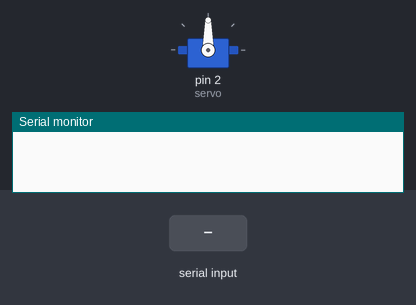
A sketch run on a simulated Arduino Uno, built with avr-gcc and run on an emulated ATmega328P. Parts: servo, the last lines printed to the serial monitor. The test bench sets the inputs (shaded band).

Above: at 1.2 s.
1.3 s: "1\n" received over Serial
At 1.45 s:
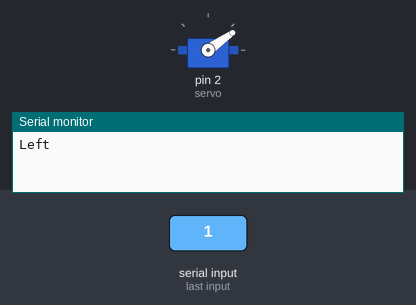
3.1 s: "2\n" received over Serial
At 3.25 s:
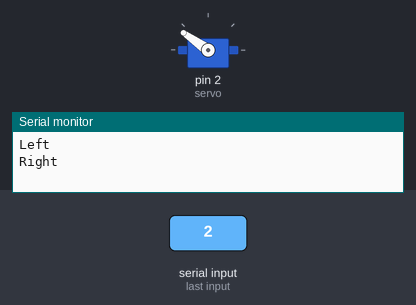
Timing chart, 0 to 6.1 s (numbered marks = the images above; inputs shaded):
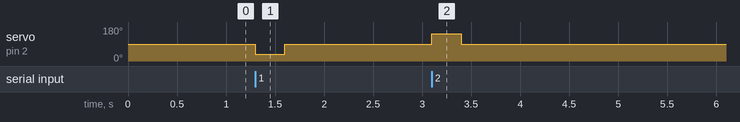

Measured:
- after the input at 1.3 s, servo on pin 2 (servo): 90° → 35° at once, → 90° 0.30 s later
- after the input at 3.1 s, servo on pin 2 (servo): 90° → 145° at once, → 90° 0.30 s later

The sketch:

servo.ino
```cpp
#include <Servo.h>
Servo servo;

void setup(){
  Serial.begin(115200);
  servo.attach(2);
  servo.write(90);
}
void loop(){
  long value = 0;

  if (Serial.available()) {
    value = Serial.parseInt(); // 정수만 뽑아서 변수에 넣어주는 함수

      if (value == 1) {
              Serial.println("Left");
              servo.write(35);delay(300);
              servo.write(90);delay(300);

      }
      else if (value == 2){
              Serial.println("Right");
              servo.write(145);delay(300);
              servo.write(90);delay(300);
      }
  }
}
```
